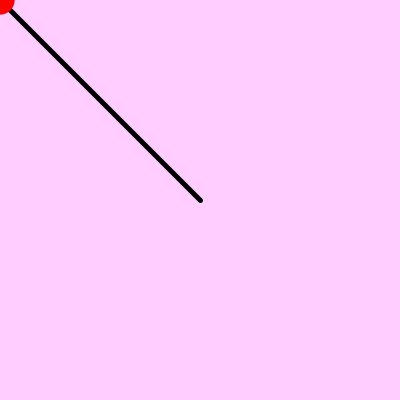
Frame 1 (no input)
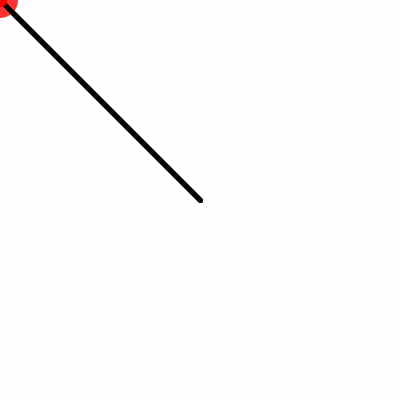
Frame 60 (the mouse pressed at the canvas centre just before this capture)
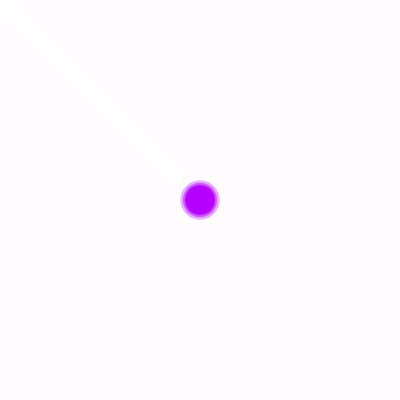
Frame 120 (the mouse held since frame 60 and released just before this capture)

The Processing sketch that drew these frames (run headless with seeded random() and noise(); from frame 60 on, the mouse is pressed at the canvas centre):

// Processing sketch: processing_60227
// ── processing_60227.pde

void setup(){
  
  size(400,400);
  background(255,255,255);
}

void draw(){
  float r;
  r=random(10,40);
  smooth();
  noStroke();
  
  //background(255,0,255);
  fill(255,0,255,50);
  rectMode(CENTER);
  rect(200,200,400,400);

  stroke(0);
  strokeWeight(5);
  line(200,200,mouseX,mouseY);

  noStroke(); 
  colorMode(HSB);
  fill(mouseX,255,255);
  ellipseMode(CENTER);
  ellipse(mouseX,mouseY,r,r);


   
}
